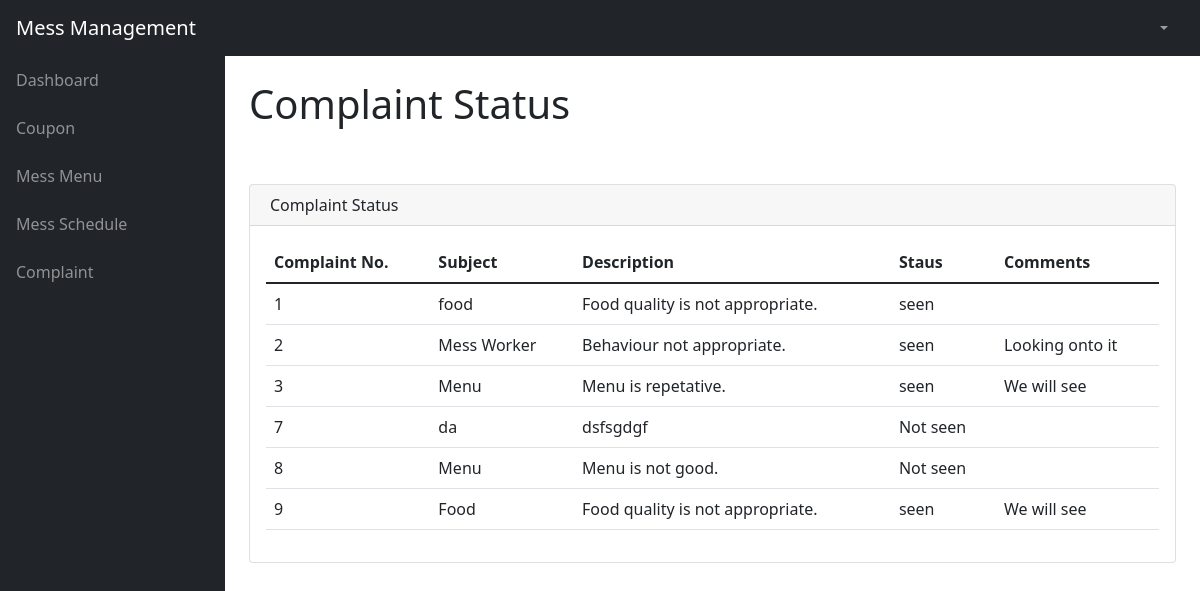
Screenshot of /complaintstatus/ (signed in) with the database file from the repository.
### database/models.py (models this page shows)
class ComplaintRecord(models.Model):
    Complaint_ID = models.AutoField(primary_key=True)
    Student = models.ForeignKey(Student, on_delete=models.CASCADE)
    Date = models.DateField(default=date.today)
    Subject=models.TextField(max_length=50, default="")
    Description = models.TextField(max_length=200)
    Status = models.CharField(max_length=20, choices=Status_choices ,default='Not seen')
    Comments = models.CharField(max_length=30, default="", blank=True)

### mess/views.py (the view)
# urls.py: path('complaintstatus/', views.complaintstatus),
@login_required
def complaintstatus(request):
    u = Student.objects.get(roll_num=request.user.id)
    if(ComplaintRecord.objects.filter(Student=u).exists()):
        complaints= (ComplaintRecord.objects.filter(Student=u).values())
        context={'complaints': complaints}
    else:
        messages.info(request, 'No complaints registered')
        complaints= [{'Complaint_ID': '-', 'Subject':'-', 'Description':'-', 'Status':'-', 'Comments':'-'}]
        context={'complaints': complaints}
    return render(request, "complaint_status.html", context)

### templates/complaint_status.html (shortened to what this page needs)
{%include "header.html"%}
            <div id="layoutSidenav_content">
                <main>
                    <div class="container-fluid px-4">
                        <h1 class="mt-4">Complaint Status</h1>
                        <br>
                        <br>
                        <div class="card mb-4">
                            <div class="card-header">
                                Complaint Status
                            </div>
                            <div class="card-body">
                                <table class="table table-hover">
                                    <thead>
                                        <tr>
                                            <th>Complaint No.</th>
                                            <th>Subject</th>
                                            <th>Description</th>
                                            <th>Staus</th>
                                            <th>Comments</th>
                                        </tr>
                                    </thead>
                                    <tbody>
                                        {% for n in complaints%}
                                        <tr>
                                            <td>{{n.Complaint_ID}}</td>
                                            <td>{{n.Subject}}</td>
                                            <td>{{n.Description}}</td>
                                            <td>{{n.Status}}</td>
                                            <td>{{n.Comments}}</td>
                                        </tr>
                                       {% endfor %}
                                    </tbody>
                                </table>
                            </div>
                        </div>
                    </div>
                </main>
            </div>
        </div>
        {%include "footer.html"%}

### rows the page displays
ComplaintRecord: Complaint_ID "1", Subject "food", Description "Food quality is not appropriate.", Status "seen"
ComplaintRecord: Complaint_ID "2", Subject "Mess Worker", Description "Behaviour not appropriate.", Status "seen", Comments "Looking onto it"
ComplaintRecord: Complaint_ID "3", Subject "Menu", Description "Menu is repetative.", Status "seen", Comments "We will see"
ComplaintRecord: Complaint_ID "7", Subject "da", Description "dsfsgdgf", Status "Not seen"
ComplaintRecord: Complaint_ID "8", Subject "Menu", Description "Menu is not good.", Status "Not seen"
ComplaintRecord: Complaint_ID "9", Subject "Food", Description "Food quality is not appropriate.", Status "seen", Comments "We will see"
